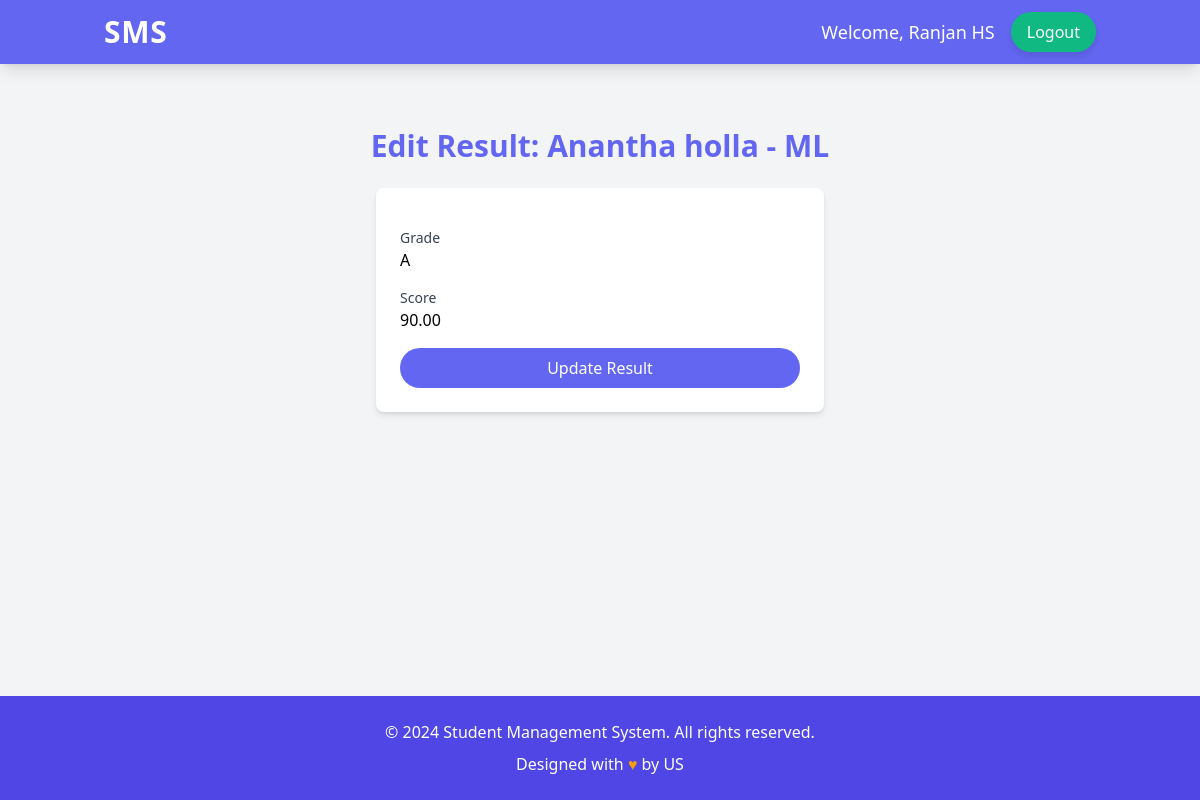
Page /edit_result/1/ (signed in) on the committed database.
### users/models.py (models this page shows, shortened)
class User(AbstractUser):
    USER_TYPE_CHOICES = (
        (1, 'Student'),
        (2, 'Teacher'),
        (3, 'Admin'),
    )
    user_type = models.PositiveSmallIntegerField(choices=USER_TYPE_CHOICES, default=3)

class Student(models.Model):
    user = models.OneToOneField(User, on_delete=models.CASCADE, primary_key=True)
    student_id = models.CharField(max_length=20, unique=True)
    date_of_birth = models.DateField(null=True, blank=True)

### courses/models.py (models this page shows, shortened)
class Result(models.Model):
    student = models.ForeignKey(Student, on_delete=models.CASCADE, related_name='results')
    course = models.ForeignKey(Course, on_delete=models.CASCADE, related_name='results')
    grade = models.CharField(max_length=2)
    score = models.DecimalField(max_digits=5, decimal_places=2)
    date = models.DateField(auto_now_add=True)

class Course(models.Model):
    name = models.CharField(max_length=100)
    code = models.CharField(max_length=20, unique=True)
    teacher = models.ForeignKey(Teacher, on_delete=models.SET_NULL, null=True, related_name='courses')
    students = models.ManyToManyField(Student, related_name='courses', blank=True)

### core/views.py (the view)
# urls.py: path('edit_result/<int:result_id>/', views.edit_result, name='edit_result'),
@login_required
@user_passes_test(is_teacher)
def edit_result(request, result_id):
    result = get_object_or_404(Result, id=result_id, course__teacher=request.user.teacher)
    if request.method == 'POST':
        form = ResultForm(request.POST, instance=result)
        if form.is_valid():
            form.save()
            messages.success(request, f'Result updated for {result.student.user.get_full_name()} in {result.course.name}')
            return redirect('course_detail', course_id=result.course.id)
    else:
        form = ResultForm(instance=result)
    return render(request, 'core/edit_result.html', {'form': form, 'result': result})

### core/forms.py
class ResultForm(forms.ModelForm):
    class Meta:
        model = Result
        fields = ['grade', 'score']

### core/views.py (called while the page is built)
def is_teacher(user):
    return user.user_type == 2

### templates/core/edit_result.html (shortened to what this page needs)
{% extends 'base.html' %}
{% block content %}
<div class="container mx-auto px-4 py-8">
    <h1 class="text-3xl font-bold mb-6 text-center text-primary">Edit Result: {{ result.student.user.get_full_name }} - {{ result.course.name }}</h1>
    <div class="max-w-md mx-auto bg-white rounded-lg shadow-md p-6">
        <form method="post" class="space-y-4">
            {% for field in form %}
                <div>
                    <label for="{{ field.id_for_label }}" class="block text-sm font-medium text-gray-700">{{ field.label }}</label>
                    {{ field }}
                </div>
            {% endfor %}
            <div>
                <button type="submit" class="w-full bg-primary text-white px-4 py-2 rounded-full hover:bg-primary-dark transition duration-300">Update Result</button>
            </div>
        </form>
    </div>
</div>
{% endblock %}

### templates/base.html (shortened to what this page needs)
<!DOCTYPE html>
<html lang="en">
<head>
    <script src="https://cdn.tailwindcss.com"></script>
</head>
<body class="bg-gray-100 min-h-screen flex flex-col" onload="hideLoader()">
    <nav class="bg-primary text-white shadow-lg">
        <div class="container mx-auto px-4 py-3 flex justify-between items-center">
            <a href="#" class="text-3xl font-semibold tracking-wide">SMS</a>
            {% if user.is_authenticated %}
                <div class="flex items-center space-x-4">
                    <span class="text-lg">Welcome, {{ user.get_full_name }}</span>
                    <a href="{% url 'logout' %}" class="bg-secondary text-white px-4 py-2 rounded-full hover:bg-secondary-dark transition duration-300 hover-shadow">Logout</a>
                </div>
            {% endif %}
        </div>
    </nav>
    <main class="flex-grow container mx-auto mt-8 px-4">
        {% block content %}{% endblock %}
    </main>
    <footer class="bg-primary-dark text-white py-6 mt-8">
        <div class="container mx-auto text-center">
            <p>&copy; 2024 Student Management System. All rights reserved.</p>
            <p class="mt-2">Designed with <span class="text-accent">♥</span> by US</p>
        </div>
    </footer>
</body>
</html>

### templates/base.html (style rules this page uses)
:root { --color-primary: #6366F1; --color-primary-dark: #4F46E5; --color-secondary: #10B981; --color-secondary-dark: #059669; --color-accent: #F59E0B; --color-accent-dark: #D97706; }
.bg-primary { background-color: var(--color-primary); }
.bg-primary-dark { background-color: var(--color-primary-dark); }
.bg-secondary { background-color: var(--color-secondary); }
.text-primary { color: var(--color-primary); }
.text-accent { color: var(--color-accent); }
.hover-shadow { box-shadow: 0 4px 6px rgba(0, 0, 0, 0.1); transition: all 0.3s ease-in-out; }

### rows in the picture
User: get_full_name "Ranjan HS"
Result: student.user.get_full_name "Anantha holla", course.name "ML", form "A" "90.00"

### other values in the picture
{{ field.label }} "Grade" "Score"
